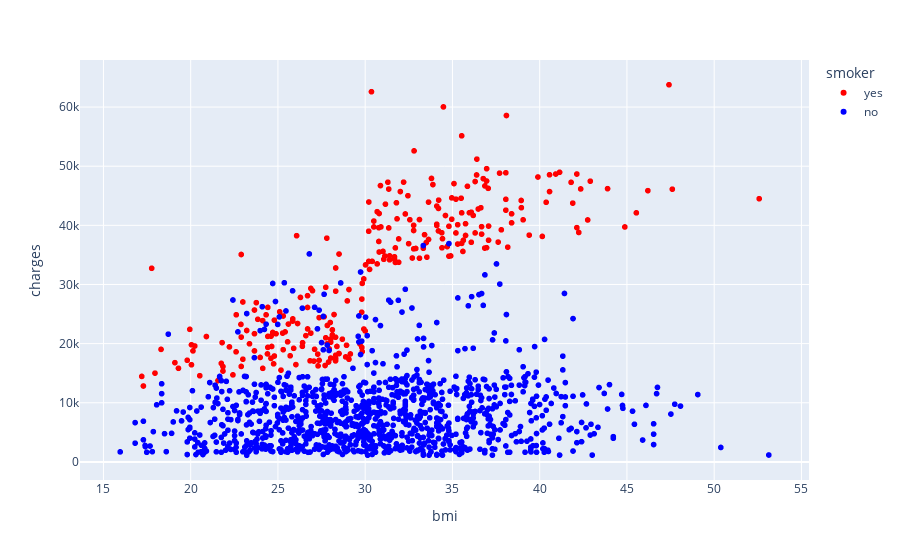

Write notebook code for a chart like this one.
### Code cell
fig = px.scatter(medical_df , x='bmi' , y='charges' , color='smoker',color_discrete_sequence=['red', 'blue']);
fig.show()

### Figure 1 — Plotly figure (JSON) as saved in the notebook; plotly's stock layout.template omitted (floating-point values rounded to 4 significant figures; data arrays with more than 128 entries replaced by an {"elided": "..."} marker saying what was removed)
{"data": [{"hovertemplate": "smoker=yes<br>bmi=%{x}<br>charges=%{y}<extra></extra>", "legendgroup": "yes", "marker": {"color": "red", "symbol": "circle"}, "mode": "markers", "name": "yes", "showlegend": true, "type": "scattergl", "x": {"elided": "274 float values"}, "xaxis": "x", "y": {"elided": "274 float values"}, "yaxis": "y"}, {"hovertemplate": "smoker=no<br>bmi=%{x}<br>charges=%{y}<extra></extra>", "legendgroup": "no", "marker": {"color": "blue", "symbol": "circle"}, "mode": "markers", "name": "no", "showlegend": true, "type": "scattergl", "x": {"elided": "1064 float values"}, "xaxis": "x", "y": {"elided": "1064 float values"}, "yaxis": "y"}], "layout": {"legend": {"title": {"text": "smoker"}, "tracegroupgap": 0}, "margin": {"t": 60}, "xaxis": {"anchor": "y", "domain": [0, 1], "title": {"text": "bmi"}}, "yaxis": {"anchor": "x", "domain": [0, 1], "title": {"text": "charges"}}}}
